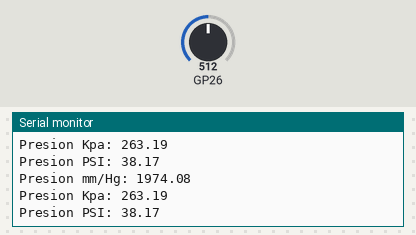
The sketch below on a simulated Raspberry Pi Pico. Shown: the last lines printed to the serial monitor. The inputs (shaded band) are chosen by the test bench; at power-on: GP26 = 512.

Above: at 1.8 s.
1.9 s: GP26 set to 716
At 2.8 s:
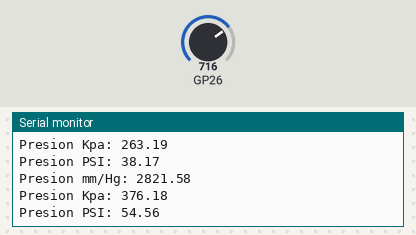
3.4 s: GP26 set to 900
At 4.8 s:
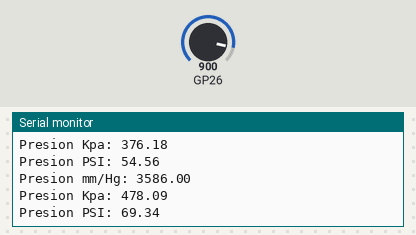
Timing chart, 0 to 6.4 s (numbered marks = the images above; inputs shaded):
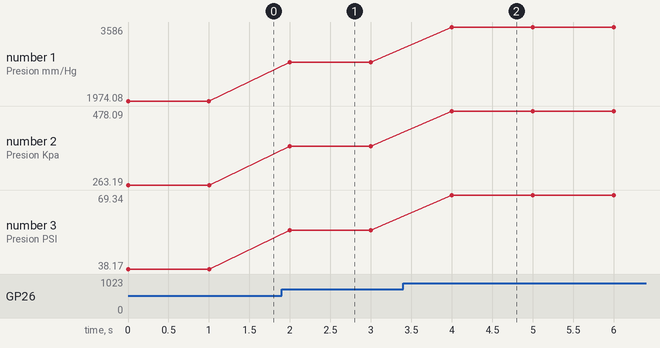

Measured:
- after the input at 1.9 s, the serial monitor: prints a new line after 0.10 s (image 1)
- after the input at 3.4 s, the serial monitor: prints a new line after 0.60 s (image 2)
- plotted number 1: 1974.08 → 2821.58 after the input at 1.9 s, 2821.58 → 3586 after the input at 3.4 s
- plotted number 2: 263.19 → 376.18 after the input at 1.9 s, 376.18 → 478.09 after the input at 3.4 s
- plotted number 3: 38.17 → 54.56 after the input at 1.9 s, 54.56 → 69.34 after the input at 3.4 s

The sketch:

Act3.ino
```cpp
float presionMmhg, presionKpa, presionPsi;

void setup1(){
  Serial.begin(9600);
}


void loop(){
  int sensorValue= analogRead(A0);
  float voltage= sensorValue * (5.0 /1023.0);

  presionMmhg= (voltage - 0.18)*850;
  presionKpa= presionMmhg/ 7.50064;
  presionPsi= presionKpa* 0.14504;

  if (presionMmhg > 0){
    Serial.print("Presion mm/Hg: ");
    Serial.println(presionMmhg);

    Serial.print("Presion Kpa: ");
    Serial.println(presionKpa);

    Serial.print("Presion PSI: ");
    Serial.println(presionPsi);
    Serial.print("\n");
    delay(1000);

  }
}
```
